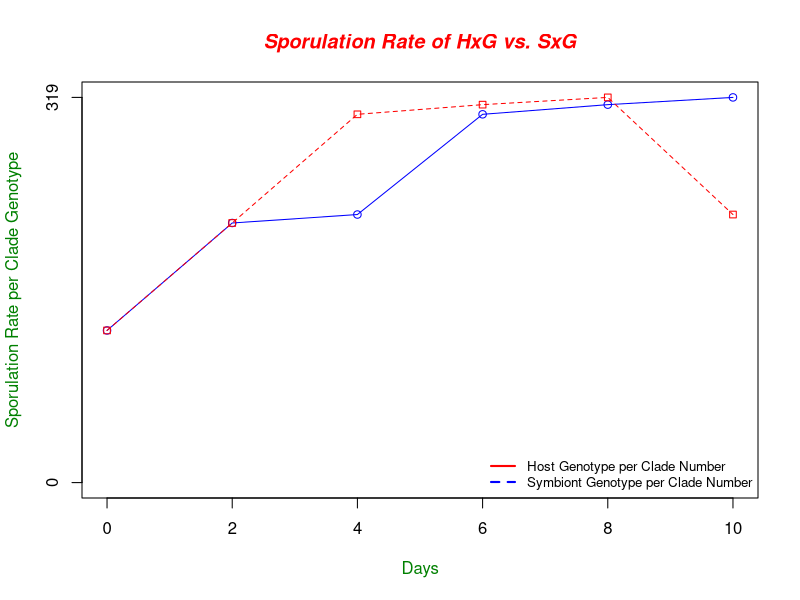

Source code (R):
# Null hypothesis: The genotype of clades 126, 215, 222, 305, 313, and 319, of the symbiont, Regiella insecticola, and of the live host, Acyrthosiphon pisum, increased the average rate of sporulation per day on cadaver Acyrthrosiphon pisum.
# Alternative hypothesis: The genotype of clades 126, 215, 222, 305, 313, and 319, of the symbiont, Regiella insecticola, and of the live host, Acyrthosiphon pisum, did not increase the average rate of sporulation per day on cadaver Acyrthrosiphon pisum.

setwd("C:\\Users\\justj\\Desktop\\Evolution\\Tasks\\Project")
my_data <- read.csv(file = "data_complete.csv")
write.csv (my_data, 'hypothesis.csv')

# Data collected from https://datadryad.org/stash/dataset/doi:10.5061/dryad.6q750
# Data obtained from host_x_symbiont_sporulation tab in the datasheet.
# Used clade number of "Host.Genotype", "Symbiont.Genotype", and "Sporulated" for the null hypothesis presented below.

my_data[,1]
unique(my_data[,1])
unique(my_data[,2])
host.genotype <- my_data$Host.Genotype
symbiont.genotype <- my_data$Symbiont.Genotype
sporulated <- my_data$Sporulated
summary (my_data)
summary (my_data$Host.Genotype)
summary (my_data$Symbiont.Genotype)
summary (my_data$Sporulated)

# Calculate the average of the host genotype.
x <- c (126, 215, 222, 305, 313, 319)
result.mean <- mean (x)
print (result.mean)
# The average is 256.04

# Calculate the average of the symbiont genotype.
y <- c (126, 215, 305, 313, 319, 222)
result.mean <- mean (y)
print (result.mean)
# The average is 217.2

#Calculate the average sporulation rate per day per cadaver Acyrthosiphon pisum.
y <- c (1, 1, 1, 1, 1, 1)
result.mean <- mean (y)
print (result.mean)
# The average is 1.

# Run a one-way ANOVA.
oneway.test (my_data)
# P < 2.2e-16

host.genotype <- c (126, 215, 222, 305, 313, 319)
sporulated <- c (1, 1, 1, 1, 1, 1)
symbiont.genotype <- c (126, 215, 305, 313, 319, 222)

# Calculate the range between the host genotype and symbiont genotype clade values.
my_range <- range (0, host.genotype, symbiont.genotype)

# Plot the sporulation rate per genotype of the host and symbiont clades.
plot (host.genotype, type = "o", col = "blue", ylim = my_range, axes = FALSE, ann = FALSE)
axis (1, at = 1:6, lab = c ("0", "2", "4", "6", "8", "10"))
axis (2, at = my_range)
box ()
lines (symbiont.genotype, type = "o", pch = 22, lty = 2, col = "red")
title (main = "Sporulation Rate of HxG vs. SxG", col.main = "red", font.main = 4)
title (xlab = "Days", col.lab = rgb (0, 0.5, 0))
title (ylab = "Sporulation Rate per Clade Genotype", col.lab = rgb (0, 0.5, 0))
legend("bottomright", legend=c("Host Genotype per Clade Number", "Symbiont Genotype per Clade Number"), col=c("red", "blue"), lty=1:2, cex=0.8, lwd = 2, bty = "n")
dev.off ()
head (my_data)
head (my_data$Host.Genotype)
head (my_data$Symbiont.Genotype)
head (my_data$Sporulated)

# The genotype of the host and of the symbiont clades increased the sporulation rate per day per cadaver Acyrthosiphon pisum.
# The null hypothesis is accepted.